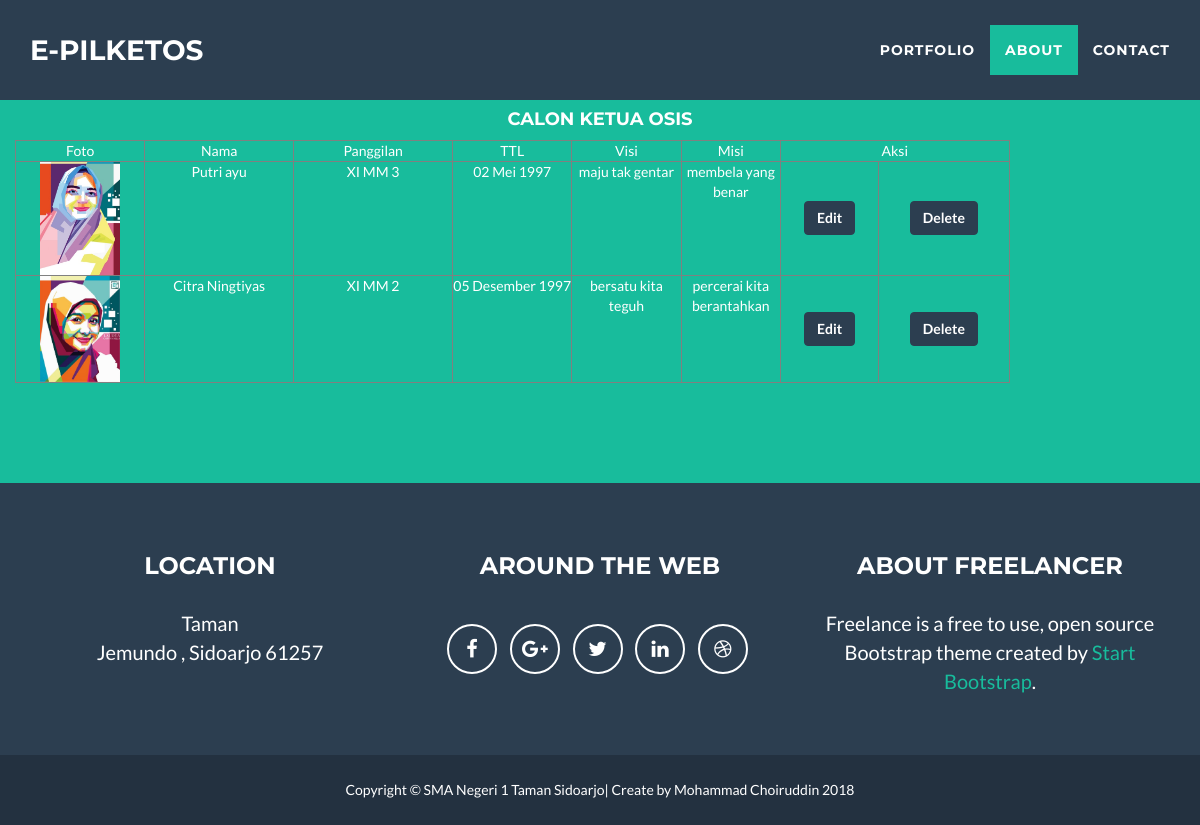
The app's page /detail.php with its own data.
### tables this page shows
CREATE TABLE `contestant` (
  `id_kandidat` int(11) NOT NULL,
  `name` varchar(60) NOT NULL,
  `jumlah_suara` varchar(25) NOT NULL DEFAULT '',
  `post` int(11) NOT NULL,
  `nickname` varchar(25) NOT NULL,
  `kelas` varchar(8) NOT NULL,
  `ttl` text NOT NULL,
  `visi` text NOT NULL,
  `misi` text NOT NULL,
  `photo` text NOT NULL,
  `thn_ajaran` varchar(255) NOT NULL
);

### detail.php (the view, shortened to what this page needs)
<!DOCTYPE html>
<html lang="en">
<head>
    <link href="vendor/bootstrap/css/bootstrap.min.css" rel="stylesheet">
    <link href="css/freelancer.min.css" rel="stylesheet">
    <link href="vendor/font-awesome/css/font-awesome.min.css" rel="stylesheet" type="text/css">
</head>
<body id="page-top" class="index">
    <nav id="mainNav" class="navbar navbar-default navbar-fixed-top navbar-custom">
        <div class="container">
            <div class="navbar-header page-scroll">
                <a class="navbar-brand" href="#page-top">E-PILKETOS</a>
            </div>
            <div class="collapse navbar-collapse" id="bs-example-navbar-collapse-1">
                <ul class="nav navbar-nav navbar-right">
                    <li class="page-scroll">
                        <a href="#portfolio">Portfolio</a>
                    </li>
                    <li class="page-scroll">
                        <a href="#about">About</a>
                    </li>
                    <li class="page-scroll">
                        <a href="#contact">Contact</a>
                    </li>
                </ul>
            </div>
        </div>
    </nav>
  <section class="success" id="about">
        <div class="container">
            <div class="row">
                <div class="col-lg-13 text-center">
    <h4>Calon ketua osis</h4>
    <p><table id="daftar" border='1' style="border-collapse:collapse" cellpadding='1' cellspacing='2' align='left' width='85%'>
<tr>
<td width="13%" align="center" valign="middle">Foto</td>
<td width="15%" align="center" valign="middle">Nama</td>
<td width="16%" align="center" valign="middle">Panggilan</td>
<td width="12%" align="center" valign="middle">TTL</td>
<td width="11%" align="center" valign="middle">Visi</td>
<td width="10%" align="center" valign="middle">Misi</td>
<td width="23%" colspan="2" align="center" valign="middle">Aksi</td>
</tr>
<?php
$tampilkan_isi  = "select  * from contestant";
$tampilkan_isi_sql  = mysql_query($tampilkan_isi);
while  ($isi  = mysql_fetch_array($tampilkan_isi_sql))
	{
			echo '<tr class="center">';
									echo '<td><div align="center"><img src="../passport/'.$isi['photo'].'" width="80" /></div></td>';
									echo '<td valign="top">'.$isi['name'].'</td>';
									echo '<td valign="top"><div align="center">'.$isi['nickname'].'</div></td>';
									echo '<td valign="top"><div align="center">'.$isi['ttl'].'</div></td>';
									echo '<td valign="top"><div align="center">'.$isi['visi'].'</div></td>';
									echo '<td valign="top"><div align="center">'.$isi['misi'].'</div></td>';
									echo '<td <valign="top"><a href="editcalon.php?cont_id='.$isi['cont_id'].'" button type="submit" class="btn btn-primary">Edit</button></a> </td>';
									echo '<td   <align="center"><a href="delete.php?cont_id='.$isi['cont_id'].'&foto='.$isi['photo'].'"button type="submit" class="btn btn-primary">Delete</button></a></td>';
									echo '</tr>';
	}
?>
</table>
    </p>
                </div>
            </div>
        </div>
    </section>
  <footer class="text-center">
        <div class="footer-above">
            <div class="container">
                <div class="row">
                    <div class="footer-col col-md-4">
                        <h3>Location</h3>
                        <p>Taman<br>
                      Jemundo , Sidoarjo 61257</p>
                  </div>
                    <div class="footer-col col-md-4">
                        <h3>Around the Web</h3>
                        <ul class="list-inline">
                            <li>
                                <a href="#" class="btn-social btn-outline"><i class="fa fa-fw fa-facebook"></i></a>
                            </li>
                            <li>
                                <a href="#" class="btn-social btn-outline"><i class="fa fa-fw fa-google-plus"></i></a>
                            </li>
                            <li>
                                <a href="#" class="btn-social btn-outline"><i class="fa fa-fw fa-twitter"></i></a>
                            </li>
                            <li>
                                <a href="#" class="btn-social btn-outline"><i class="fa fa-fw fa-linkedin"></i></a>
                            </li>
                            <li>
                                <a href="#" class="btn-social btn-outline"><i class="fa fa-fw fa-dribbble"></i></a>
                            </li>
                        </ul>
                    </div>
                    <div class="footer-col col-md-4">
                        <h3>About Freelancer</h3>
                        <p>Freelance is a free to use, open source Bootstrap theme created by <a href="http://startbootstrap.com">Start Bootstrap</a>.</p>
                    </div>
                </div>
            </div>
        </div>
        <div class="footer-below">
            <div class="container">
                <div class="row">
                    <div class="col-lg-12">Copyright &copy; SMA Negeri 1 Taman Sidoarjo| Create by Mohammad Choiruddin 2018</div>
              </div>
            </div>
        </div>
    </footer>
</body>
</html>

### records on screen
contestant: photo (picture), name "Putri ayu", nickname "XI MM 3", ttl "02 Mei 1997", visi "maju tak gentar", misi "membela yang benar"
contestant: photo (picture), name "Citra Ningtiyas", nickname "XI MM 2", ttl "05 Desember 1997", visi "bersatu kita teguh", misi "percerai kita berantahkan"
